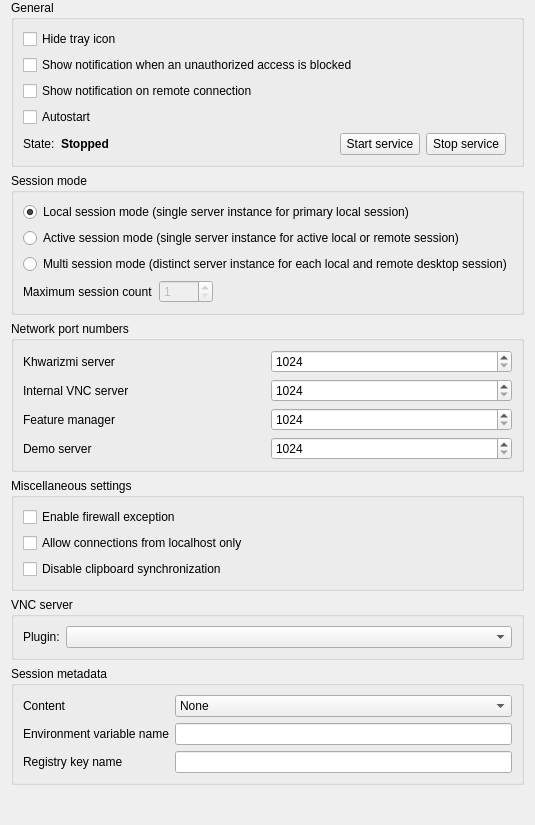
<?xml version="1.0" encoding="UTF-8"?>
<ui version="4.0">
 <class>ServiceConfigurationPage</class>
 <widget class="QWidget" name="ServiceConfigurationPage">
  <property name="windowTitle">
   <string notr="true">Form</string>
  </property>
  <layout class="QVBoxLayout" name="verticalLayout">
   <property name="topMargin">
    <number>0</number>
   </property>
   <property name="bottomMargin">
    <number>0</number>
   </property>
   <item>
    <widget class="QGroupBox" name="groupBox_3">
     <property name="title">
      <string>General</string>
     </property>
     <layout class="QGridLayout" name="gridLayout_12">
      <item row="1" column="0" colspan="2">
       <widget class="QCheckBox" name="failedAuthenticationNotificationsEnabled">
        <property name="text">
         <string>Show notification when an unauthorized access is blocked</string>
        </property>
       </widget>
      </item>
      <item row="2" column="0" colspan="2">
       <widget class="QCheckBox" name="remoteConnectionNotificationsEnabled">
        <property name="text">
         <string>Show notification on remote connection</string>
        </property>
       </widget>
      </item>
      <item row="0" column="0" colspan="2">
       <widget class="QCheckBox" name="isTrayIconHidden">
        <property name="text">
         <string>Hide tray icon</string>
        </property>
       </widget>
      </item>
      <item row="5" column="0">
       <widget class="QCheckBox" name="autostartService">
        <property name="text">
         <string>Autostart</string>
        </property>
       </widget>
      </item>
      <item row="6" column="0">
       <layout class="QHBoxLayout" name="horizontalLayout_3">
        <item>
         <widget class="QLabel" name="label_16">
          <property name="text">
           <string>State:</string>
          </property>
         </widget>
        </item>
        <item>
         <widget class="QLabel" name="serviceState">
          <property name="font">
           <font>
            <bold>true</bold>
           </font>
          </property>
          <property name="text">
           <string>Stopped</string>
          </property>
         </widget>
        </item>
        <item>
         <spacer name="horizontalSpacer_9">
          <property name="orientation">
           <enum>Qt::Orientation::Horizontal</enum>
          </property>
          <property name="sizeHint" stdset="0">
           <size>
            <width>40</width>
            <height>20</height>
           </size>
          </property>
         </spacer>
        </item>
        <item>
         <widget class="QPushButton" name="startService">
          <property name="text">
           <string>Start service</string>
          </property>
          <property name="icon">
           <iconset resource="../../core/resources/core.qrc">
            <normaloff>:/core/media-playback-start.png</normaloff>:/core/media-playback-start.png</iconset>
          </property>
         </widget>
        </item>
        <item>
         <widget class="QPushButton" name="stopService">
          <property name="text">
           <string>Stop service</string>
          </property>
          <property name="icon">
           <iconset resource="../../core/resources/core.qrc">
            <normaloff>:/core/media-playback-stop.png</normaloff>:/core/media-playback-stop.png</iconset>
          </property>
         </widget>
        </item>
       </layout>
      </item>
     </layout>
    </widget>
   </item>
   <item>
    <widget class="QGroupBox" name="groupBox">
     <property name="title">
      <string>Session mode</string>
     </property>
     <layout class="QVBoxLayout" name="verticalLayout_2">
      <item>
       <widget class="QRadioButton" name="localSessionModeEnabled">
        <property name="text">
         <string>Local session mode (single server instance for primary local session)</string>
        </property>
        <property name="checked">
         <bool>true</bool>
        </property>
        <attribute name="buttonGroup">
         <string notr="true">sessionModeButtonGroup</string>
        </attribute>
       </widget>
      </item>
      <item>
       <widget class="QRadioButton" name="activeSessionModeEnabled">
        <property name="toolTip">
         <string>Enable if a single Khwarizmi Server instance should be launched for the currently active session, no matter if local or remote.</string>
        </property>
        <property name="text">
         <string>Active session mode (single server instance for active local or remote session)</string>
        </property>
        <attribute name="buttonGroup">
         <string notr="true">sessionModeButtonGroup</string>
        </attribute>
       </widget>
      </item>
      <item>
       <widget class="QRadioButton" name="multiSessionModeEnabled">
        <property name="toolTip">
         <string>Enabling this option will make the service launch a server process for every interactive session on a computer.
Typically this is required to support terminal servers.</string>
        </property>
        <property name="text">
         <string>Multi session mode (distinct server instance for each local and remote desktop session)</string>
        </property>
        <attribute name="buttonGroup">
         <string notr="true">sessionModeButtonGroup</string>
        </attribute>
       </widget>
      </item>
      <item>
       <layout class="QHBoxLayout" name="horizontalLayout_2">
        <item>
         <widget class="QLabel" name="label_2">
          <property name="text">
           <string>Maximum session count</string>
          </property>
         </widget>
        </item>
        <item>
         <widget class="QSpinBox" name="maximumSessionCount">
          <property name="enabled">
           <bool>false</bool>
          </property>
          <property name="minimum">
           <number>1</number>
          </property>
          <property name="maximum">
           <number>1000</number>
          </property>
         </widget>
        </item>
        <item>
         <spacer name="horizontalSpacer">
          <property name="orientation">
           <enum>Qt::Orientation::Horizontal</enum>
          </property>
          <property name="sizeHint" stdset="0">
           <size>
            <width>40</width>
            <height>20</height>
           </size>
          </property>
         </spacer>
        </item>
       </layout>
      </item>
     </layout>
    </widget>
   </item>
   <item>
    <widget class="QGroupBox" name="networkPortNumbersGroupBox">
     <property name="title">
      <string>Network port numbers</string>
     </property>
     <layout class="QGridLayout" name="gridLayout_11">
      <item row="3" column="0">
       <widget class="QLabel" name="label_13">
        <property name="text">
         <string>Demo server</string>
        </property>
       </widget>
      </item>
      <item row="1" column="0">
       <widget class="QLabel" name="label_15">
        <property name="text">
         <string>Internal VNC server</string>
        </property>
       </widget>
      </item>
      <item row="0" column="0">
       <widget class="QLabel" name="label_12">
        <property name="text">
         <string>Khwarizmi server</string>
        </property>
       </widget>
      </item>
      <item row="3" column="1">
       <widget class="QSpinBox" name="demoServerPort">
        <property name="minimum">
         <number>1024</number>
        </property>
        <property name="maximum">
         <number>65535</number>
        </property>
       </widget>
      </item>
      <item row="0" column="1">
       <widget class="QSpinBox" name="veyonServerPort">
        <property name="minimum">
         <number>1024</number>
        </property>
        <property name="maximum">
         <number>65535</number>
        </property>
       </widget>
      </item>
      <item row="1" column="1">
       <widget class="QSpinBox" name="vncServerPort">
        <property name="minimum">
         <number>1024</number>
        </property>
        <property name="maximum">
         <number>65535</number>
        </property>
       </widget>
      </item>
      <item row="2" column="1">
       <widget class="QSpinBox" name="featureWorkerManagerPort">
        <property name="minimum">
         <number>1024</number>
        </property>
        <property name="maximum">
         <number>65535</number>
        </property>
       </widget>
      </item>
      <item row="2" column="0">
       <widget class="QLabel" name="label_14">
        <property name="text">
         <string>Feature manager</string>
        </property>
       </widget>
      </item>
     </layout>
    </widget>
   </item>
   <item>
    <widget class="QGroupBox" name="miscSettingsGroupBox">
     <property name="title">
      <string>Miscellaneous settings</string>
     </property>
     <layout class="QVBoxLayout" name="verticalLayout_3">
      <item>
       <widget class="QCheckBox" name="isFirewallExceptionEnabled">
        <property name="text">
         <string>Enable firewall exception</string>
        </property>
       </widget>
      </item>
      <item>
       <widget class="QCheckBox" name="localConnectOnly">
        <property name="text">
         <string>Allow connections from localhost only</string>
        </property>
       </widget>
      </item>
      <item>
       <widget class="QCheckBox" name="clipboardSynchronizationDisabled">
        <property name="text">
         <string>Disable clipboard synchronization</string>
        </property>
       </widget>
      </item>
     </layout>
    </widget>
   </item>
   <item>
    <widget class="QGroupBox" name="vncServerGroupBox">
     <property name="title">
      <string>VNC server</string>
     </property>
     <layout class="QVBoxLayout" name="vncServerGroupBoxLayout">
      <item>
       <layout class="QHBoxLayout" name="horizontalLayout">
        <item>
         <widget class="QLabel" name="label">
          <property name="text">
           <string>Plugin:</string>
          </property>
         </widget>
        </item>
        <item>
         <widget class="QComboBox" name="vncServerPlugin">
          <property name="sizePolicy">
           <sizepolicy hsizetype="MinimumExpanding" vsizetype="Fixed">
            <horstretch>0</horstretch>
            <verstretch>0</verstretch>
           </sizepolicy>
          </property>
         </widget>
        </item>
       </layout>
      </item>
     </layout>
    </widget>
   </item>
   <item>
    <widget class="QGroupBox" name="sessionMetaDataGroupBox">
     <property name="title">
      <string>Session metadata</string>
     </property>
     <layout class="QFormLayout" name="formLayout">
      <item row="0" column="0">
       <widget class="QLabel" name="sessionMetaDataContentLabel">
        <property name="text">
         <string>Content</string>
        </property>
       </widget>
      </item>
      <item row="0" column="1">
       <widget class="QComboBox" name="sessionMetaDataContent">
        <property name="sizePolicy">
         <sizepolicy hsizetype="MinimumExpanding" vsizetype="Fixed">
          <horstretch>0</horstretch>
          <verstretch>0</verstretch>
         </sizepolicy>
        </property>
        <item>
         <property name="text">
          <string>None</string>
         </property>
        </item>
        <item>
         <property name="text">
          <string>Value of an environment variable</string>
         </property>
        </item>
        <item>
         <property name="text">
          <string>Value of a registry key</string>
         </property>
        </item>
       </widget>
      </item>
      <item row="1" column="0">
       <widget class="QLabel" name="sessionMetaDataEnvironmentVariableLabel">
        <property name="text">
         <string>Environment variable name</string>
        </property>
       </widget>
      </item>
      <item row="1" column="1">
       <widget class="QLineEdit" name="sessionMetaDataEnvironmentVariable"/>
      </item>
      <item row="2" column="0">
       <widget class="QLabel" name="sessionMetaDataRegistryKeyLabel">
        <property name="text">
         <string>Registry key name</string>
        </property>
       </widget>
      </item>
      <item row="2" column="1">
       <widget class="QLineEdit" name="sessionMetaDataRegistryKey">
        <property name="toolTip">
         <string>Optionally enter a regular expression with a capture to extract a part of the computer name and use it as the display name for the computer.

Example: [^-]*-(PC[0-9]*)</string>
        </property>
       </widget>
      </item>
     </layout>
    </widget>
   </item>
   <item>
    <spacer name="verticalSpacer">
     <property name="orientation">
      <enum>Qt::Orientation::Vertical</enum>
     </property>
     <property name="sizeHint" stdset="0">
      <size>
       <width>20</width>
       <height>40</height>
      </size>
     </property>
    </spacer>
   </item>
  </layout>
 </widget>
 <tabstops>
  <tabstop>isTrayIconHidden</tabstop>
  <tabstop>failedAuthenticationNotificationsEnabled</tabstop>
  <tabstop>remoteConnectionNotificationsEnabled</tabstop>
  <tabstop>autostartService</tabstop>
  <tabstop>startService</tabstop>
  <tabstop>stopService</tabstop>
  <tabstop>localSessionModeEnabled</tabstop>
  <tabstop>activeSessionModeEnabled</tabstop>
  <tabstop>multiSessionModeEnabled</tabstop>
  <tabstop>maximumSessionCount</tabstop>
  <tabstop>veyonServerPort</tabstop>
  <tabstop>vncServerPort</tabstop>
  <tabstop>featureWorkerManagerPort</tabstop>
  <tabstop>demoServerPort</tabstop>
  <tabstop>isFirewallExceptionEnabled</tabstop>
  <tabstop>localConnectOnly</tabstop>
  <tabstop>clipboardSynchronizationDisabled</tabstop>
  <tabstop>vncServerPlugin</tabstop>
  <tabstop>sessionMetaDataContent</tabstop>
  <tabstop>sessionMetaDataEnvironmentVariable</tabstop>
  <tabstop>sessionMetaDataRegistryKey</tabstop>
 </tabstops>
 <resources>
  <include location="../../core/resources/core.qrc"/>
 </resources>
 <connections>
  <connection>
   <sender>vncServerPlugin</sender>
   <signal>currentIndexChanged(int)</signal>
   <receiver>ServiceConfigurationPage</receiver>
   <slot>updateVncServerPluginConfigurationWidget()</slot>
   <hints>
    <hint type="sourcelabel">
     <x>381</x>
     <y>703</y>
    </hint>
    <hint type="destinationlabel">
     <x>340</x>
     <y>484</y>
    </hint>
   </hints>
  </connection>
  <connection>
   <sender>startService</sender>
   <signal>clicked()</signal>
   <receiver>ServiceConfigurationPage</receiver>
   <slot>startService()</slot>
   <hints>
    <hint type="sourcelabel">
     <x>230</x>
     <y>118</y>
    </hint>
    <hint type="destinationlabel">
     <x>207</x>
     <y>234</y>
    </hint>
   </hints>
  </connection>
  <connection>
   <sender>stopService</sender>
   <signal>clicked()</signal>
   <receiver>ServiceConfigurationPage</receiver>
   <slot>stopService()</slot>
   <hints>
    <hint type="sourcelabel">
     <x>342</x>
     <y>118</y>
    </hint>
    <hint type="destinationlabel">
     <x>207</x>
     <y>234</y>
    </hint>
   </hints>
  </connection>
  <connection>
   <sender>multiSessionModeEnabled</sender>
   <signal>toggled(bool)</signal>
   <receiver>maximumSessionCount</receiver>
   <slot>setEnabled(bool)</slot>
   <hints>
    <hint type="sourcelabel">
     <x>320</x>
     <y>371</y>
    </hint>
    <hint type="destinationlabel">
     <x>295</x>
     <y>415</y>
    </hint>
   </hints>
  </connection>
 </connections>
 <slots>
  <slot>updateVncServerPluginConfigurationWidget()</slot>
  <slot>startService()</slot>
  <slot>stopService()</slot>
 </slots>
 <buttongroups>
  <buttongroup name="sessionModeButtonGroup"/>
 </buttongroups>
</ui>
